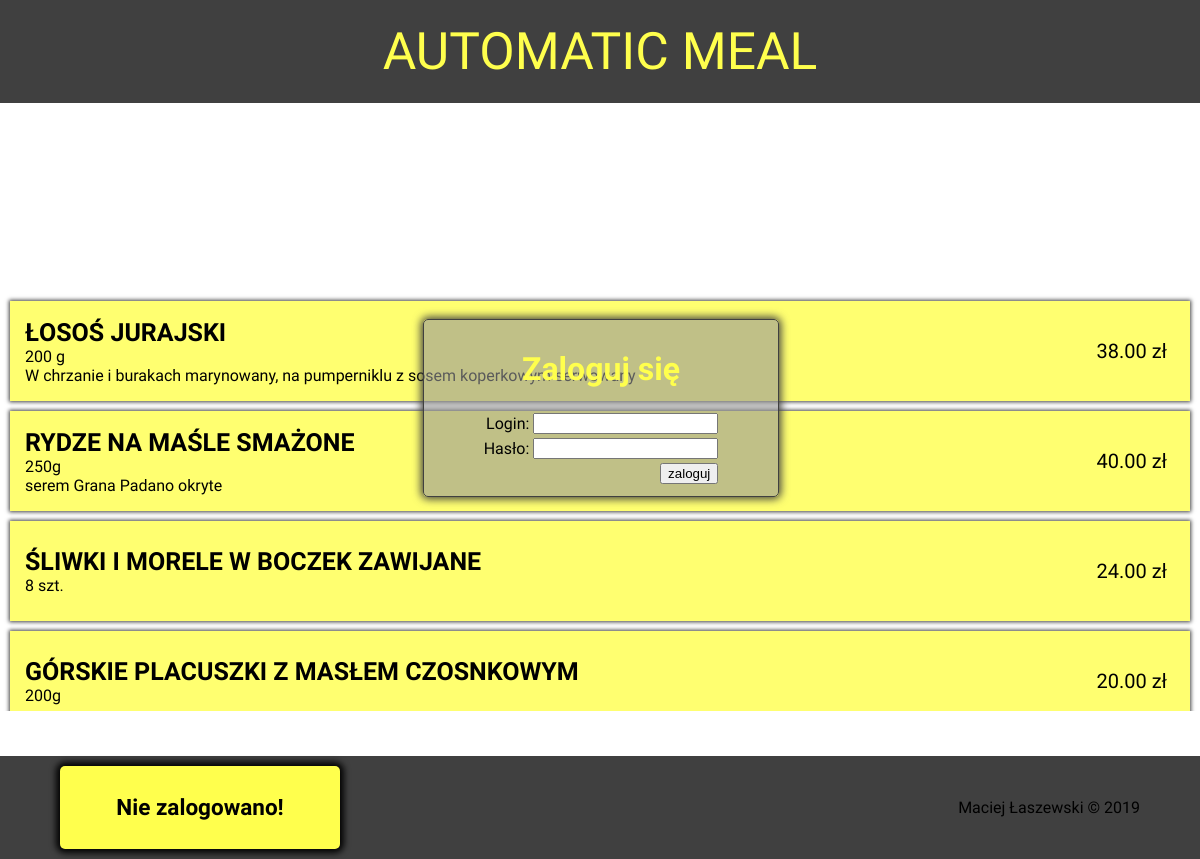
Screenshot of /index.php?kat=menu&men=przystawki with the database file from the repository.
### tables this page shows
CREATE TABLE `menu` (
  `idproduktu` int(11) NOT NULL,
  `typ` text NOT NULL,
  `nazwa` text NOT NULL,
  `opis` text NOT NULL,
  `cena` decimal(11,2) NOT NULL
);

### index.php (the view, shortened to what this page needs)
<!DOCTYPE HTML>
<html lang="pl">
    <head>
        <link rel="stylesheet" href="css/style.css?=<?php echo uniqid()?>">
        <?php
            $config = require_once("config.php");
                            $db = new mysqli($config['host'], $config['user'], $config['pass'], $config['database']);
                            $db -> query("SET CHARSET utf8");
                            $db -> query("SET NAMES 'utf8' COLLATE 'utf8_polish_ci'");
            $komunikat = '';
        ?>
    </head>
    <body>
        <div id="container">
            <div id="header">
                <a href="index.php"><div id="name">AUTOMATIC MEAL</div></a>
            </div>
            <div id="main">
                <div id="content">
                    <?php
                        if(!isset($_SESSION['login'])){
                            echo "<div id='login_panel'>
                                <h1>Zaloguj się</h1>
                                <form action='index.php' method='POST'><table><tr><td>Login:</td><td><input type='text' name='login'></td></tr><tr><td>Hasło:</td><td><input type='password' name='haslo'></td></tr><tr><td colspan='2'><input type='submit' name='zaloguj' value='zaloguj'></td></tr></table></form>$komunikat</div>";
                        }
                        if(isset($_GET['kat'])){
                            switch ($_GET['kat']){
                                case 'menu':
                                    if(!isset($_GET['men'])){
                                    echo "<div class='kateg'><a href='index.php?kat=menu&men=przystawki'><div><h1>Przystawki</h1></div></a></div>
                                        <div class='kateg'><a href='index.php?kat=menu&men=zupy'><div><h1>Zupy</h1></div></a></div>
                                        <div class='kateg'><a href='index.php?kat=menu&men=salaty'><div><h1>Sałaty</h1></div></a></div>
                                        <div class='kateg'><a href='index.php?kat=menu&men=nalesniki'><div><h1>Naleśniki</h1></div></a></div>
                                        <div class='kateg'><a href='index.php?kat=menu&men=makarony'><div><h1>Makarony</h1></div></a></div>
                                        <div class='kateg'><a href='index.php?kat=menu&men=napoje'><div><h1>Napoje</h1></div></a></div>";
                                    }
                                    else{
                                        echo "<form action='index.php?kat=menu' method='POST'>";
                                    switch($_GET['men']){
                                        case 'przystawki':
                                            $rekordy = $db -> query("SELECT * FROM `menu` WHERE `typ`='przystawki'");
                                            foreach($rekordy as $val){
                                                echo "<div class='produkt'>
                                                <div class='desc'><span>".$val['nazwa']."</span>".$val['opis']."</div><div class='cena'><center><span>".$val['cena']."</span> zł</center></div>";
                                                echo "</div>";
                                            }
                                            break;
                                    }
                                     echo "</form>";
                                    }
                                    break;
                        }
                        }
                    ?>
                </div>
            </div>
            <div id="footer">
                <div id="user_info">
                    <?php
                    if (isset($_SESSION['login'])){
                        echo "<b>Zalogowano jako: </b><i>".$_SESSION['imie']." ".$_SESSION['nazwisko']."</i>".$_SESSION['stanowisko'];
                        echo "<form method='post'><input type='submit' value='Wyloguj' name='wyloguj'></form>";
                    }
                    else
                        echo "<h2>Nie zalogowano!</h2>"
                    ?>
                </div>
                <div id="autor">Maciej Łaszewski &copy 2019</div>
            </div>
        </div>
    </body>
</html>

### css/style.css (style rules this page uses)
body { margin:0; font-family: 'Work Sans', sans-serif; }
#container { display:flex; flex-direction: column; }
#header, #footer { width:100%; height: 12vh; min-height:50px; display:flex; justify-content: center; align-items: center; background-color: #404040; }
#main { background-color: #FFFFFF; width:100%; height:76vh; min-height:315px; }
#name { font-size:6vh; font-family: 'Fascinate Inline', cursive; color: #ffff4d; }
#content { padding: 10px; height:90%; overflow-y: auto; position: relative; z-index:1; }
#login_panel { background: rgb(150,150,150, 0.6); width:30%; height: 30%; display:flex; flex-direction: column; align-items: center; justify-content: center; border-radius: 5px; border:1px solid #404040; box-shadow: 0px 0px 8px 2px #404040; position: relative; top:35%; left:35%; }
#login_panel > h1 { color:#ffff4d; }
table { text-align: right; }
a { text-decoration: none; }
#autor { align-self: center; }
#user_info { z-index: 999; background-color:#ffff4d; width:280px; height:80%; border-radius:5px; box-shadow: 0px 0px 6px 4px #030303; text-align: center; font-size: 15px; display:flex; flex-direction: column; justify-content: center; }
#footer { width:90%; justify-content: space-between; padding: 0 5% 0 5%; }
.produkt { width:100%; height:100px; background: rgba(255,255,77, 0.8); display:flex; flex-direction: row; box-shadow: 0px 0px 4px 1px rgb(64, 64, 64); margin-top: 10px; }
.produkt > * { display:flex; flex-direction: column; justify-content: center; }
.produkt .desc { flex:9; padding-left:15px; }
.produkt .cena { flex:1; font-size:20px; }
.desc > span { font-size:25px; font-weight:bold; }

### rows the page displays
menu: nazwa "ŁOSOŚ JURAJSKI", opis "200 g W chrzanie i burakach marynowany, na pumperniklu z sosem koperkowym serwowany", cena "38.00"
menu: nazwa "RYDZE NA MAŚLE SMAŻONE", opis "250g serem Grana Padano okryte", cena "40.00"
menu: nazwa "ŚLIWKI I MORELE W BOCZEK ZAWIJANE", opis "8 szt.", cena "24.00"
menu: nazwa "GÓRSKIE PLACUSZKI Z MASŁEM CZOSNKOWYM", opis "200g", cena "20.00"
